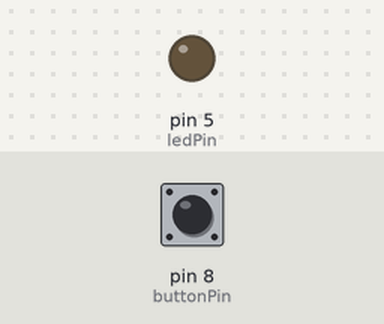
Bench run of a sketch on a simulated Arduino Uno, built with avr-gcc and run on an emulated ATmega328P. Parts: output pins drawn as LEDs (lit = HIGH). Inputs (shaded band) come from the test bench; at power-on: pin 8 (buttonPin) LOW. What the sketch prints to the serial monitor is not drawn.

Above: at 1.2 s.
1.3 s: pin 8 (buttonPin) pulled HIGH for 0.15 s
At 1.38 s:
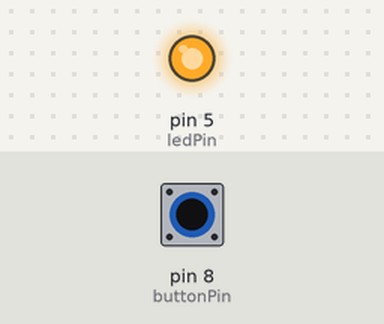
2.9 s: pin 8 (buttonPin) pulled HIGH for 3.2 s
At 7.0 s:
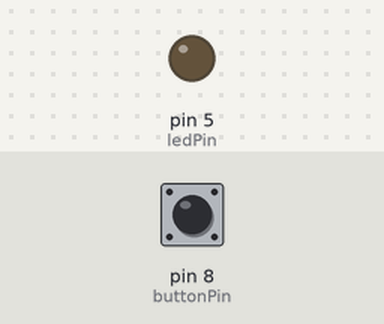
Timing chart, 0 to 8.5 s (numbered marks = the images above; inputs shaded):
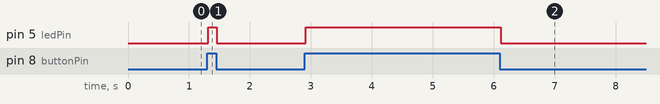

Measured:
- after the input at 1.3 s, pin 5 (ledPin): LOW → HIGH at once, → LOW 0.14 s later
- after the input at 2.9 s, pin 5 (ledPin): LOW → HIGH at once, → LOW 3.2 s later

The sketch:

ledswitch.ino
```cpp
const int buttonPin = 8;
const int ledPin =  5;

int buttonState = 0;

void setup() {
  Serial.begin(9600);
  pinMode(ledPin, OUTPUT);
  pinMode(buttonPin, INPUT);
}

void loop() {
  buttonState = digitalRead(buttonPin);
  Serial.println(buttonState);
  if (buttonState == 1) {
    Serial.println("light");
    digitalWrite(ledPin, HIGH);
  } else {
    //LED熄滅
    Serial.println("off");
    digitalWrite(ledPin, LOW);
  }
}
```
